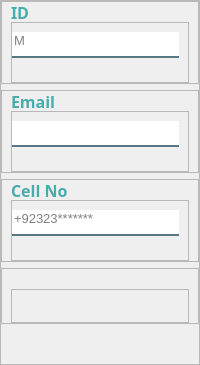
           <widget class="QFrame" name="frame_5">
            <property name="frameShape">
             <enum>QFrame::StyledPanel</enum>
            </property>
            <property name="frameShadow">
             <enum>QFrame::Raised</enum>
            </property>
            <layout class="QVBoxLayout" name="verticalLayout_4">
             <property name="leftMargin">
              <number>0</number>
             </property>
             <property name="topMargin">
              <number>0</number>
             </property>
             <property name="rightMargin">
              <number>0</number>
             </property>
             <property name="bottomMargin">
              <number>40</number>
             </property>
             <item>
              <widget class="QFrame" name="frame_10">
               <property name="frameShape">
                <enum>QFrame::StyledPanel</enum>
               </property>
               <property name="frameShadow">
                <enum>QFrame::Raised</enum>
               </property>
               <layout class="QVBoxLayout" name="verticalLayout_7">
                <property name="spacing">
                 <number>0</number>
                </property>
                <property name="topMargin">
                 <number>0</number>
                </property>
                <property name="bottomMargin">
                 <number>0</number>
                </property>
                <item>
                 <widget class="QLabel" name="label_79">
                  <property name="maximumSize">
                   <size>
                    <width>120</width>
                    <height>20</height>
                   </size>
                  </property>
                  <property name="font">
                   <font>
                    <family>Century Gothic</family>
                    <pointsize>12</pointsize>
                    <weight>75</weight>
                    <bold>true</bold>
                   </font>
                  </property>
                  <property name="styleSheet">
                   <string notr="true">color:#48ACAC</string>
                  </property>
                  <property name="text">
                   <string>ID</string>
                  </property>
                 </widget>
                </item>
                <item>
                 <widget class="QFrame" name="frame_22">
                  <property name="frameShape">
                   <enum>QFrame::StyledPanel</enum>
                  </property>
                  <property name="frameShadow">
                   <enum>QFrame::Raised</enum>
                  </property>
                  <layout class="QVBoxLayout" name="verticalLayout_19">
                   <property name="spacing">
                    <number>1</number>
                   </property>
                   <property name="leftMargin">
                    <number>0</number>
                   </property>
                   <item>
                    <widget class="QLineEdit" name="txtID">
                     <property name="font">
                      <font>
                       <pointsize>10</pointsize>
                      </font>
                     </property>
                     <property name="styleSheet">
                      <string notr="true">background-color:white;
border:none;
border-bottom:2px solid rgba(46, 82, 101, 200);
color:black;
padding-bottom:7px;</string>
                     </property>
                     <property name="placeholderText">
                      <string>M</string>
                     </property>
                    </widget>
                   </item>
                   <item>
                    <widget class="QLabel" name="lblIDValidation">
                     <property name="styleSheet">
                      <string notr="true">color: rgb(255, 0, 0);</string>
                     </property>
                     <property name="text">
                      <string/>
                     </property>
                    </widget>
                   </item>
                  </layout>
                 </widget>
                </item>
               </layout>
              </widget>
             </item>
             <item>
              <widget class="QFrame" name="frame_11">
               <property name="frameShape">
                <enum>QFrame::StyledPanel</enum>
               </property>
               <property name="frameShadow">
                <enum>QFrame::Raised</enum>
               </property>
               <layout class="QVBoxLayout" name="verticalLayout_8">
                <property name="spacing">
                 <number>0</number>
                </property>
                <property name="topMargin">
                 <number>0</number>
                </property>
                <property name="bottomMargin">
                 <number>0</number>
                </property>
                <item>
                 <widget class="QLabel" name="label_80">
                  <property name="maximumSize">
                   <size>
                    <width>120</width>
                    <height>20</height>
                   </size>
                  </property>
                  <property name="font">
                   <font>
                    <family>Century Gothic</family>
                    <pointsize>12</pointsize>
                    <weight>75</weight>
                    <bold>true</bold>
                   </font>
                  </property>
                  <property name="styleSheet">
                   <string notr="true">color:#48ACAC</string>
                  </property>
                  <property name="text">
                   <string>Email</string>
                  </property>
                 </widget>
                </item>
                <item>
                 <widget class="QFrame" name="frame_25">
                  <property name="frameShape">
                   <enum>QFrame::StyledPanel</enum>
                  </property>
                  <property name="frameShadow">
                   <enum>QFrame::Raised</enum>
                  </property>
                  <layout class="QVBoxLayout" name="verticalLayout_22">
                   <property name="spacing">
                    <number>1</number>
                   </property>
                   <property name="leftMargin">
                    <number>0</number>
                   </property>
                   <item>
                    <widget class="QLineEdit" name="txtEmail">
                     <property name="font">
                      <font>
                       <pointsize>10</pointsize>
                      </font>
                     </property>
                     <property name="styleSheet">
                      <string notr="true">background-color:white;
border:none;
border-bottom:2px solid rgba(46, 82, 101, 200);
color:black;
padding-bottom:7px;</string>
                     </property>
                     <property name="inputMethodHints">
                      <set>Qt::ImhEmailCharactersOnly</set>
                     </property>
                     <property name="placeholderText">
                      <string/>
                     </property>
                    </widget>
                   </item>
                   <item>
                    <widget class="QLabel" name="lblEmailValidation">
                     <property name="styleSheet">
                      <string notr="true">color: rgb(255, 0, 0);</string>
                     </property>
                     <property name="text">
                      <string/>
                     </property>
                    </widget>
                   </item>
                  </layout>
                 </widget>
                </item>
               </layout>
              </widget>
             </item>
             <item>
              <widget class="QFrame" name="frame_12">
               <property name="frameShape">
                <enum>QFrame::StyledPanel</enum>
               </property>
               <property name="frameShadow">
                <enum>QFrame::Raised</enum>
               </property>
               <layout class="QVBoxLayout" name="verticalLayout_9">
                <property name="spacing">
                 <number>0</number>
                </property>
                <property name="topMargin">
                 <number>0</number>
                </property>
                <property name="bottomMargin">
                 <number>0</number>
                </property>
                <item>
                 <widget class="QLabel" name="label_81">
                  <property name="maximumSize">
                   <size>
                    <width>120</width>
                    <height>20</height>
                   </size>
                  </property>
                  <property name="font">
                   <font>
                    <family>Century Gothic</family>
                    <pointsize>12</pointsize>
                    <weight>75</weight>
                    <bold>true</bold>
                   </font>
                  </property>
                  <property name="styleSheet">
                   <string notr="true">color:#48ACAC</string>
                  </property>
                  <property name="text">
                   <string>Cell No</string>
                  </property>
                 </widget>
                </item>
                <item>
                 <widget class="QFrame" name="frame_28">
                  <property name="frameShape">
                   <enum>QFrame::StyledPanel</enum>
                  </property>
                  <property name="frameShadow">
                   <enum>QFrame::Raised</enum>
                  </property>
                  <layout class="QVBoxLayout" name="verticalLayout_25">
                   <property name="spacing">
                    <number>1</number>
                   </property>
                   <property name="leftMargin">
                    <number>0</number>
                   </property>
                   <item>
                    <widget class="QLineEdit" name="txtCellNo">
                     <property name="font">
                      <font>
                       <pointsize>10</pointsize>
                      </font>
                     </property>
                     <property name="styleSheet">
                      <string notr="true">background-color:white;
border:none;
border-bottom:2px solid rgba(46, 82, 101, 200);
color:black;
padding-bottom:7px;</string>
                     </property>
                     <property name="inputMethodHints">
                      <set>Qt::ImhDigitsOnly</set>
                     </property>
                     <property name="maxLength">
                      <number>12</number>
                     </property>
                     <property name="placeholderText">
                      <string>+92323*******</string>
                     </property>
                    </widget>
                   </item>
                   <item>
                    <widget class="QLabel" name="txtCellNoValidation">
                     <property name="styleSheet">
                      <string notr="true">color: rgb(255, 0, 0);</string>
                     </property>
                     <property name="text">
                      <string/>
                     </property>
                    </widget>
                   </item>
                  </layout>
                 </widget>
                </item>
               </layout>
              </widget>
             </item>
             <item>
              <widget class="QFrame" name="frame_13">
               <property name="frameShape">
                <enum>QFrame::StyledPanel</enum>
               </property>
               <property name="frameShadow">
                <enum>QFrame::Raised</enum>
               </property>
               <layout class="QVBoxLayout" name="verticalLayout_10">
                <property name="spacing">
                 <number>0</number>
                </property>
                <property name="topMargin">
                 <number>0</number>
                </property>
                <property name="bottomMargin">
                 <number>0</number>
                </property>
                <item>
                 <widget class="QLabel" name="label_82">
                  <property name="maximumSize">
                   <size>
                    <width>120</width>
                    <height>20</height>
                   </size>
                  </property>
                  <property name="font">
                   <font>
                    <family>Century Gothic</family>
                    <pointsize>12</pointsize>
                    <weight>75</weight>
                    <bold>true</bold>
                   </font>
                  </property>
                  <property name="styleSheet">
                   <string notr="true">color:#48ACAC</string>
                  </property>
                  <property name="text">
                   <string/>
                  </property>
                 </widget>
                </item>
                <item>
                 <widget class="QFrame" name="frame_31">
                  <property name="frameShape">
                   <enum>QFrame::StyledPanel</enum>
                  </property>
                  <property name="frameShadow">
                   <enum>QFrame::Raised</enum>
                  </property>
                  <layout class="QVBoxLayout" name="verticalLayout_28">
                   <property name="spacing">
                    <number>1</number>
                   </property>
                   <property name="leftMargin">
                    <number>0</number>
                   </property>
                   <item>
                    <widget class="QLabel" name="lblDateValidation">
                     <property name="styleSheet">
                      <string notr="true">color: rgb(255, 0, 0);</string>
                     </property>
                     <property name="text">
                      <string/>
                     </property>
                    </widget>
                   </item>
                  </layout>
                 </widget>
                </item>
               </layout>
              </widget>
             </item>
            </layout>
           </widget>
